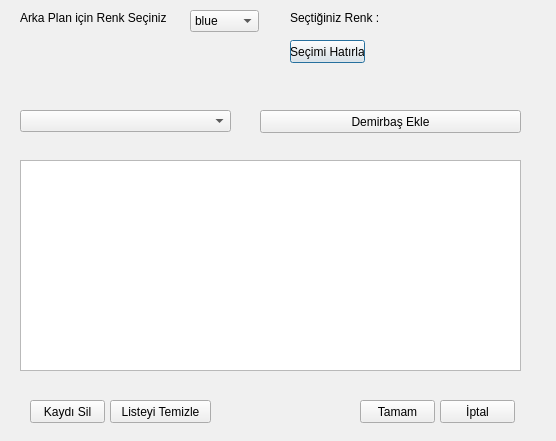
<?xml version="1.0" encoding="UTF-8"?>
<ui version="4.0">
 <class>Dialog</class>
 <widget class="QDialog" name="Dialog">
  <property name="geometry">
   <rect>
    <x>0</x>
    <y>0</y>
    <width>556</width>
    <height>441</height>
   </rect>
  </property>
  <property name="palette">
   <palette>
    <active>
     <colorrole role="Base">
      <brush brushstyle="SolidPattern">
       <color alpha="255">
        <red>255</red>
        <green>255</green>
        <blue>255</blue>
       </color>
      </brush>
     </colorrole>
     <colorrole role="Window">
      <brush brushstyle="SolidPattern">
       <color alpha="255">
        <red>240</red>
        <green>240</green>
        <blue>240</blue>
       </color>
      </brush>
     </colorrole>
    </active>
    <inactive>
     <colorrole role="Base">
      <brush brushstyle="SolidPattern">
       <color alpha="255">
        <red>255</red>
        <green>255</green>
        <blue>255</blue>
       </color>
      </brush>
     </colorrole>
     <colorrole role="Window">
      <brush brushstyle="SolidPattern">
       <color alpha="255">
        <red>240</red>
        <green>240</green>
        <blue>240</blue>
       </color>
      </brush>
     </colorrole>
    </inactive>
    <disabled>
     <colorrole role="Base">
      <brush brushstyle="SolidPattern">
       <color alpha="255">
        <red>240</red>
        <green>240</green>
        <blue>240</blue>
       </color>
      </brush>
     </colorrole>
     <colorrole role="Window">
      <brush brushstyle="SolidPattern">
       <color alpha="255">
        <red>240</red>
        <green>240</green>
        <blue>240</blue>
       </color>
      </brush>
     </colorrole>
    </disabled>
   </palette>
  </property>
  <property name="windowTitle">
   <string>Dialog</string>
  </property>
  <widget class="QPushButton" name="btnHatirla">
   <property name="geometry">
    <rect>
     <x>290</x>
     <y>40</y>
     <width>75</width>
     <height>23</height>
    </rect>
   </property>
   <property name="text">
    <string>Seçimi Hatırla</string>
   </property>
  </widget>
  <widget class="QComboBox" name="cmbRenk">
   <property name="geometry">
    <rect>
     <x>190</x>
     <y>10</y>
     <width>69</width>
     <height>22</height>
    </rect>
   </property>
   <item>
    <property name="text">
     <string>blue</string>
    </property>
   </item>
   <item>
    <property name="text">
     <string>gray</string>
    </property>
   </item>
   <item>
    <property name="text">
     <string>white</string>
    </property>
   </item>
   <item>
    <property name="text">
     <string>orange</string>
    </property>
   </item>
   <item>
    <property name="text">
     <string>green</string>
    </property>
   </item>
   <item>
    <property name="text">
     <string>yellow</string>
    </property>
   </item>
  </widget>
  <widget class="QLabel" name="lblRenk">
   <property name="geometry">
    <rect>
     <x>20</x>
     <y>10</y>
     <width>161</width>
     <height>16</height>
    </rect>
   </property>
   <property name="text">
    <string>Arka Plan için Renk Seçiniz</string>
   </property>
  </widget>
  <widget class="QLabel" name="lblSecim">
   <property name="geometry">
    <rect>
     <x>290</x>
     <y>10</y>
     <width>191</width>
     <height>16</height>
    </rect>
   </property>
   <property name="text">
    <string>Seçtiğiniz Renk :</string>
   </property>
  </widget>
  <widget class="QComboBox" name="cmbDemirbas">
   <property name="geometry">
    <rect>
     <x>20</x>
     <y>110</y>
     <width>211</width>
     <height>22</height>
    </rect>
   </property>
  </widget>
  <widget class="QPushButton" name="btnDemirbasEkle">
   <property name="geometry">
    <rect>
     <x>260</x>
     <y>110</y>
     <width>261</width>
     <height>23</height>
    </rect>
   </property>
   <property name="text">
    <string>Demirbaş Ekle</string>
   </property>
  </widget>
  <widget class="QListWidget" name="listDemirbas">
   <property name="geometry">
    <rect>
     <x>20</x>
     <y>160</y>
     <width>501</width>
     <height>211</height>
    </rect>
   </property>
  </widget>
  <widget class="QPushButton" name="btnSil">
   <property name="geometry">
    <rect>
     <x>30</x>
     <y>400</y>
     <width>75</width>
     <height>23</height>
    </rect>
   </property>
   <property name="text">
    <string>Kaydı Sil</string>
   </property>
  </widget>
  <widget class="QPushButton" name="btnTemizle">
   <property name="geometry">
    <rect>
     <x>110</x>
     <y>400</y>
     <width>101</width>
     <height>23</height>
    </rect>
   </property>
   <property name="text">
    <string>Listeyi Temizle</string>
   </property>
  </widget>
  <widget class="QPushButton" name="btnTamam">
   <property name="geometry">
    <rect>
     <x>360</x>
     <y>400</y>
     <width>75</width>
     <height>23</height>
    </rect>
   </property>
   <property name="text">
    <string>Tamam</string>
   </property>
  </widget>
  <widget class="QPushButton" name="btnIptal">
   <property name="geometry">
    <rect>
     <x>440</x>
     <y>400</y>
     <width>75</width>
     <height>23</height>
    </rect>
   </property>
   <property name="text">
    <string>İptal</string>
   </property>
  </widget>
 </widget>
 <resources/>
 <connections/>
</ui>
